Frame 1 (no input): blank canvas, image omitted
Frame 60 (the mouse pressed at the canvas centre just before this capture): blank canvas, image omitted
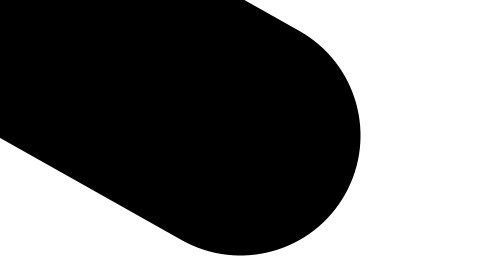
Frame 120 (the mouse held since frame 60 and released just before this capture)

The Processing sketch whose frames 1 and 60 were blank and that drew this single picture after the mouse press (run headless with seeded random() and noise(); from frame 60 on, the mouse is pressed at the canvas centre):

// Processing sketch: ChangeOfStrokeWeight
// ── ChangeOfStrokeWeight.pde
void setup() {

  size(480, 270);

  background(255);

}

void draw() {

  stroke(0);

  float mouseSpeed = abs(mouseX - pmouseX);
  strokeWeight(mouseSpeed);
  line(pmouseX, pmouseY, mouseX, mouseY);

}
